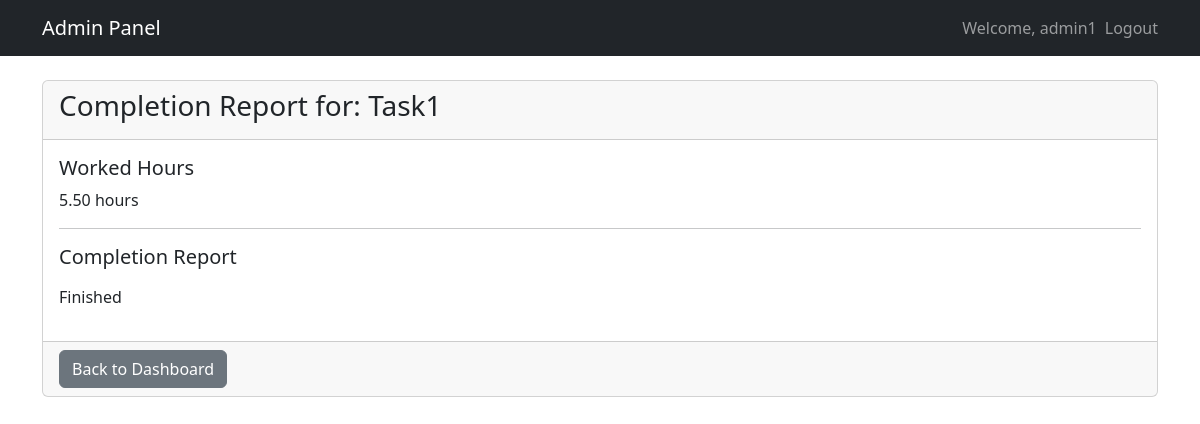
Screenshot of /dashboard/tasks/1/report/ (signed in) with the database file from the repository.
### tasks/models.py (models this page shows, shortened)
class Task(models.Model):
    STATUS_CHOICES = [
        ('Pending', 'Pending'),
        ('In Progress', 'In Progress'),
        ('Completed', 'Completed'),
    ]
    title = models.CharField(max_length=200)
    description = models.TextField()
    status = models.CharField(max_length=20, choices=STATUS_CHOICES, default='Pending')
    assigned_to = models.ForeignKey(User, on_delete=models.CASCADE, related_name='tasks')
    due_date = models.DateField()
    completion_report = models.TextField(blank=True, null=True)
    worked_hours = models.DecimalField(max_digits=5, decimal_places=2, blank=True, null=True)

### dashboard/views.py (the view)
# urls.py: path('tasks/<int:pk>/report/', TaskReportDetailView.as_view(), name='task-report-detail'),
class TaskReportDetailView(AdminSuperAdminRequiredMixin, DetailView):
    model = Task
    template_name = 'task_report_detail.html'
    context_object_name = 'task'

### dashboard/views.py (called while the page is built)
    def dispatch(self, request, *args, **kwargs):
        if not (request.user.is_superuser or request.user.groups.filter(name='Admin').exists()):
            return self.handle_no_permission()
        return super().dispatch(request, *args, **kwargs)

### dashboard/templates/task_report_detail.html
{% extends 'base.html' %}
{% block content %}
<div class="card">
    <div class="card-header">
        <h3>Completion Report for: {{ task.title }}</h3>
    </div>
    <div class="card-body">
        <h5 class="card-title">Worked Hours</h5>
        <p class="card-text">{{ task.worked_hours }} hours</p>
        <hr>
        <h5 class="card-title">Completion Report</h5>
        <p class="card-text">{{ task.completion_report|linebreaks }}</p>
    </div>
    <div class="card-footer">
        <a href="{% url 'dashboard' %}" class="btn btn-secondary">Back to Dashboard</a>
    </div>
</div>
{% endblock %}

### dashboard/templates/base.html (shortened to what this page needs)
<!DOCTYPE html>
<html lang="en">
<head>
    <link href="https://cdn.jsdelivr.net/npm/bootstrap@5.3.2/dist/css/bootstrap.min.css" rel="stylesheet">
</head>
<body>
    <nav class="navbar navbar-expand-lg navbar-dark bg-dark">
        <div class="container">
            <a class="navbar-brand" href="#">Admin Panel</a>
            <span class="navbar-text d-flex align-items-center">
    Welcome, {{ user.username }}
    <form class="ms-2" method="post" action="{% url 'logout' %}">
        <button type="submit" class="btn btn-link nav-link p-0">Logout</button>
    </form>
</span>
        </div>
    </nav>
    <div class="container mt-4">
        {% block content %}{% endblock %}
    </div>
</body>
</html>

### rows the page displays
Task: title "Task1", worked_hours "5.50", completion_report "Finished"

### other values shown
{{ user.username }} "admin1"
